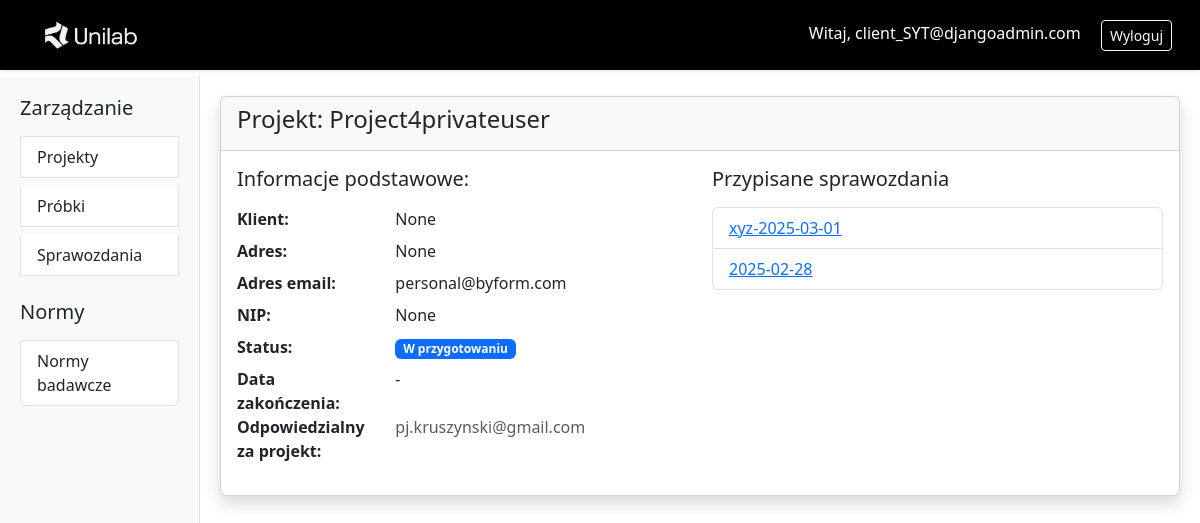
The page /projects/11/ (signed in) on the database its author committed.
### users/models.py (models this page shows, shortened)
class User(AbstractUser):
    username = None
    email = models.EmailField(unique=True)
    USERNAME_FIELD = 'email'
    REQUIRED_FIELDS = ['first_name', 'last_name']
    USER_TYPE_CHOICES = [
        ('personal', 'Personal'),
        ('company', 'Company')
    ]
    user_type = models.CharField(
        max_length=8, choices=USER_TYPE_CHOICES,
        default='personal'
    )
    company_name = models.CharField(max_length=255, blank=True, null=True)
    company_address = models.CharField(max_length=255, blank=True, null=True)
    tax_id = models.CharField(
        max_length=10, blank=True, null=True,
        validators=[validate_nip], verbose_name="NIP"
    )
    objects = UserManager()
    def __str__(self):
        return self.email

### projects/models.py (models this page shows, shortened)
class Project(models.Model):
    class StatusChoices(models.TextChoices):
        OPEN = 'open', 'W przygotowaniu'
        CLOSED = 'closed', 'Zakończony'
        AWAITING_APPROVAL = 'awaiting approval', 'Oczekuje na akceptację'
    name = models.CharField("Nazwa projektu", max_length=64)
    client = models.ForeignKey(
        User,
        on_delete=models.CASCADE,
        limit_choices_to={'groups__name': "Lab_user"},
        related_name='projects_as_client' # relacja odwrotna dodana z powodu błędu
    )
    assign_to = models.ForeignKey(
        User,
        on_delete=models.SET_NULL,
        null=True,
        limit_choices_to={'groups__name': "Lab_member"},
        related_name='projects_as_assignee' # relacja odwrotna dodana z powodu błędu
    )
    status = models.CharField(
        max_length=20,
        choices=StatusChoices.choices,
        default=StatusChoices.OPEN
    )
    end_date = models.DateField(null=True, blank=True)
    class Meta:
        verbose_name = _("Projekt")
        verbose_name_plural = _("Projekty")
        ordering = ['-name']

class Report(models.Model):
    code_name = models.CharField("Numer sprawozdania", max_length=16, unique=True, validators=[validate_code_name], help_text="Numer sprawozdania (litery/numery/-)")
    project = models.ForeignKey(Project, on_delete=models.CASCADE)
    sample = models.OneToOneField(Sample, on_delete=models.SET_NULL, null=True, blank=True, related_name='report') # sample.report
    research_standards = models.ManyToManyField(ResearchStandard,through='ReportResearchStandard',related_name='reports') # a bez related_name byłoby report_set_all
    start_date = models.DateField(null=True, blank=True)
    end_date = models.DateField(null=True, blank=True)
    approved_by = models.ForeignKey(
        User,
        on_delete=models.SET_NULL,
        null=True,
        blank=True,
        limit_choices_to={'groups__name': "Lab_member"},
        verbose_name="Akceptacja wyników:"
    )
    class Meta:
        verbose_name = _("Sprawozdanie")
        verbose_name_plural = _("Sprawozdania")
        ordering = ['-start_date']

### projects/views.py (the view)
class ProjectDetailView(LoginRequiredMixin, DetailView):
    model = Project
    template_name = 'project_detail.html'
    def get_context_data(self, **kwargs):
        context = super().get_context_data(**kwargs)
        context['can_edit'] = self.request.user == self.object.client or self.request.user == self.object.assign_to
        return context

### projects/templates/project_detail.html (shortened to what this page needs)
{% extends "base.html" %}
{% load static %}
{% block content %}
<div class="card shadow">
  <div class="card-header d-flex justify-content-between align-items-center">
    <h4>Projekt: {{ project.name }}</h4>
  </div>
  <div class="card-body">
    <div class="row">
      <div class="col-md-6">
        <h5 class="mb-3">Informacje podstawowe: </h5>
        <dl class="row">
          <dt class="col-sm-4">Klient:</dt>
          <dd class="col-sm-8">{{ project.client.company_name }}</dd>
          <dt class="col-sm-4">Adres:</dt>
          <dd class="col-sm-8">{{ project.client.company_address }}</dd>
          <dt class="col-sm-4">Adres email:</dt>
          <dd class="col-sm-8">{{ project.client.email }}</dd>
          <dt class="col-sm-4">NIP:</dt>
          <dd class="col-sm-8">{{ project.client.tax_id }}</dd>
          <dt class="col-sm-4">Status:</dt>
          <dd class="col-sm-8">
            <span class="badge bg-{% if project.status == 'closed' %}success{% else %}primary{% endif %}">
              {{ project.get_status_display }}
            </span>
          </dd>
          <dt class="col-sm-4">Data zakończenia:</dt>
          <dd class="col-sm-8">{{ project.end_date|default:"-" }}</dd>
          <dt class="col-sm-4">Odpowiedzialny za projekt:</dt>
          <dd class="col-sm-8">
              <a href="mailto:{{ project.assign_to }}" class="text-muted text-decoration-none">{{ project.assign_to }}</a>
          </dd>
        </dl>
      </div>
      <div class="col-md-6">
        <h5 class="mb-3">Przypisane sprawozdania</h5>
        <ul class="list-group">
          {% for report in project.report_set.all %}
            <li class="list-group-item">
              <a href="{% url 'report_detail' report.code_name %}">{{ report.code_name }}</a>
            </li>
          {% empty %}
            <li class="list-group-item text-muted">Brak sprawozdań</li>
          {% endfor %}
        </ul>
      </div>
    </div>
  </div>
</div>
{% endblock %}

### projects/templates/base.html (shortened to what this page needs)
{% load static %}
<!DOCTYPE html>
<html lang="pl">
<head>
  <link rel="stylesheet" href="https://cdn.jsdelivr.net/npm/bootstrap@5.3.0/dist/css/bootstrap.min.css">
</head>
<body>
  <nav class="navbar navbar-expand-lg navbar-custom shadow-sm fixed-top">
    <div class="container-fluid">
      <a class="navbar-brand" href="{% url 'project_list' %}">
        <img src="{% static 'users/images/logo_jasne.png' %}" alt="Logo" height="60">
      </a>
      <div class="ml-auto">
        <span class="navbar-text text-white me-3">
          <a href="{% url 'user_profile' %}" class="text-white text-decoration-none">
            Witaj, {{ request.user.email }}
          </a>
        </span>
        <a href="{% url 'logout' %}" class="btn btn-outline-light btn-sm">Wyloguj</a>
      </div>
    </div>
  </nav>
  <div class="container-fluid" style="margin-top: 76px;">
    <div class="row">
      <div class="col-md-3 col-lg-2 sidebar d-md-block">
        <div class="list-group">
          <h5 class="mb-3">Zarządzanie</h5>
          <a href="{% url 'project_list' %}" class="list-group-item list-group-item-action">
            Projekty
          </a>
          <a href="{% url 'sample_list' %}" class="list-group-item list-group-item-action mt-2">
            Próbki
          </a>
          <a href="{% url 'report_list' %}" class="list-group-item list-group-item-action mt-2">
            Sprawozdania
          </a>
          <h5 class="mt-4 mb-3">Normy</h5>
          <a href="{% url 'standard_list' %}" class="list-group-item list-group-item-action">
            Normy badawcze
          </a>
        </div>
      </div>
      <main class="col-md-9 col-lg-10 main-content">
        {% block content %}
        {% endblock %}
      </main>
    </div>
  </div>
</body>
</html>

### projects/templates/base.html (style rules this page uses)
.sidebar { height: calc(100vh - 76px); background-color: #f8f9fa; border-right: 1px solid #dee2e6; padding: 20px; overflow-y: auto; }
.main-content { padding: 20px; overflow-y: auto; }
.navbar-custom { background-color: #000000; padding: 0 1rem; }

### rows shown on the page
User: user.email "client_SYT@djangoadmin.com"
Project: name "Project4privateuser", client.company_name "None", client.company_address "None", client.email "personal@byform.com", client.tax_id "None", status "W przygotowaniu", end_date "-", assign_to "pj.kruszynski@gmail.com"
Report: code_name "xyz-2025-03-01"
Report: code_name "2025-02-28"
